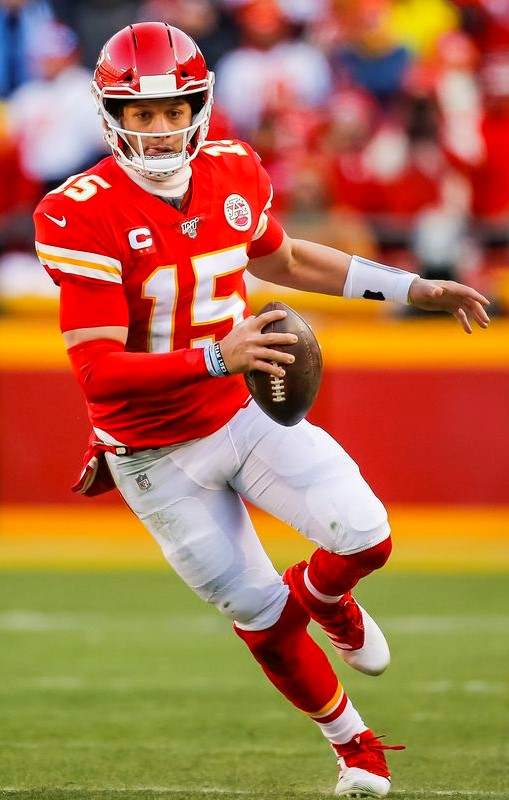
#> input picture Open CV/Resources/Patrick Mahomes.jpg, 509 x 800 px
$ python Resize.py
#> lines starting #> are read from the running program, lines starting #| are printed output that depends on the picture
import cv2
import numpy as np

img = cv2.imread("Resources/Patrick Mahomes.jpg")
#> img is the input picture: shape (800, 509, 3); mean B, G, R 74.6, 110.4, 174.6
print(img.shape)
#| (800, 509, 3)

imgResize = cv2.resize(img, (1000, 500))
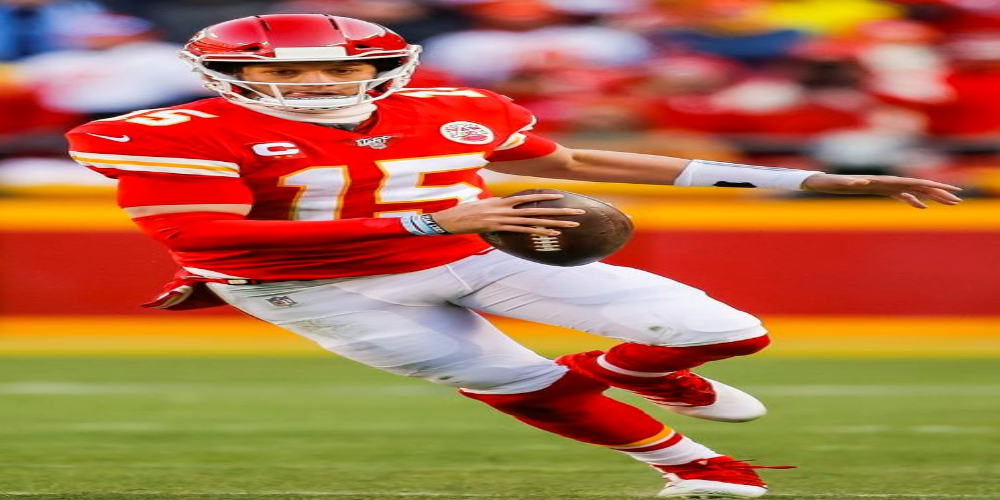
#> imgResize: shape (500, 1000, 3); mean B, G, R 74.5, 110.3, 174.5
print(imgResize.shape)
#| (500, 1000, 3)

imgCropped = img[0:200, 200:500]
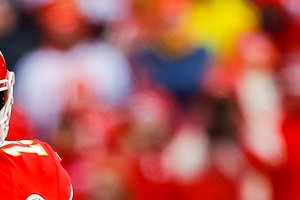
#> imgCropped: shape (200, 300, 3); mean B, G, R 82.5, 91.2, 177.3

cv2.imshow("Image", img)
# cv2.imshow("Image Resize",imgResize)
cv2.imshow("Image Cropped", imgCropped)

cv2.waitKey(0)

$ run again, with Open CV/Resources/LS.jpg copied over Open CV/Resources/Patrick Mahomes.jpg
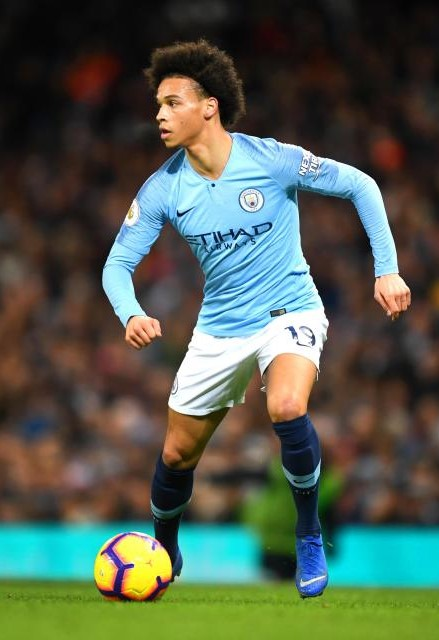
#> input picture Open CV/Resources/LS.jpg, 439 x 640 px
#> img is the input picture: shape (640, 439, 3); mean B, G, R 77.9, 92.4, 81.7
#| (640, 439, 3)
#> `imgResize = cv2.resize(img, (1000, 500))`:
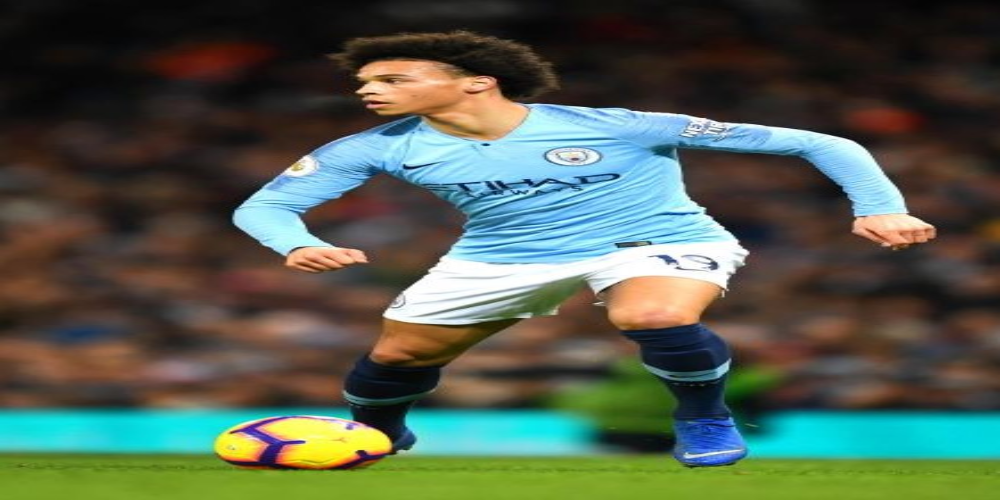
#> imgResize: shape (500, 1000, 3); mean B, G, R 77.8, 92.3, 81.6
#| (500, 1000, 3)
#> `imgCropped = img[0:200, 200:500]`:
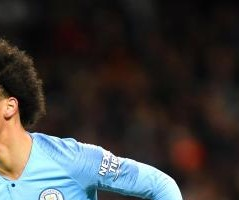
#> imgCropped: shape (200, 239, 3); mean B, G, R 57.5, 58.2, 58.5
